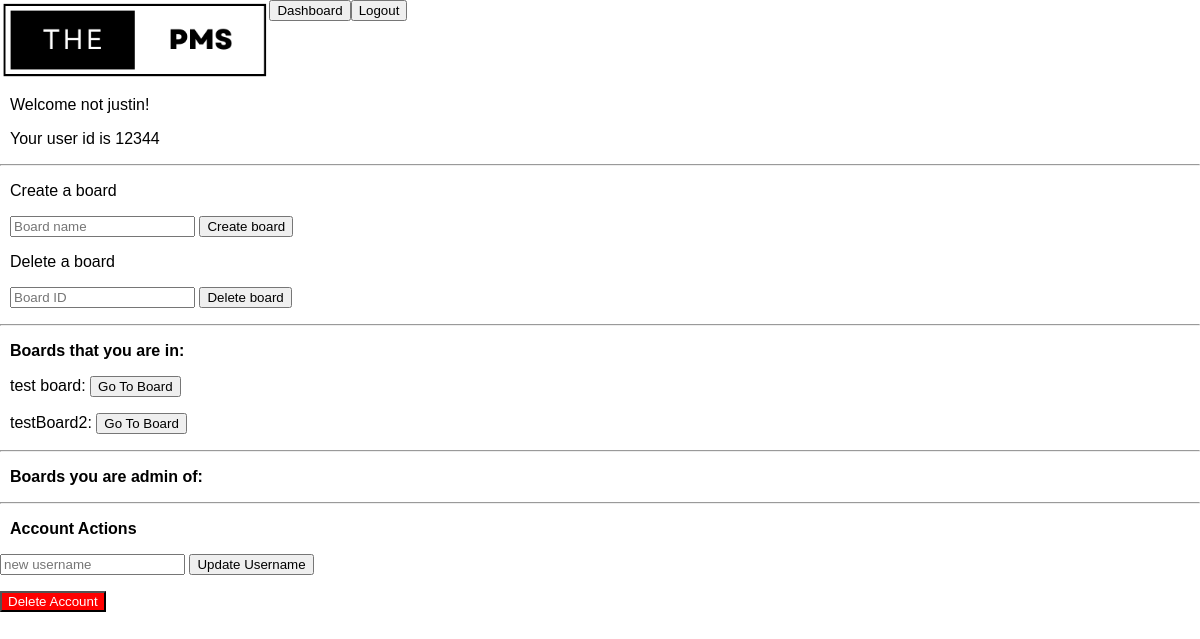
Before: /dashboard.php (signed in) with the older database file.
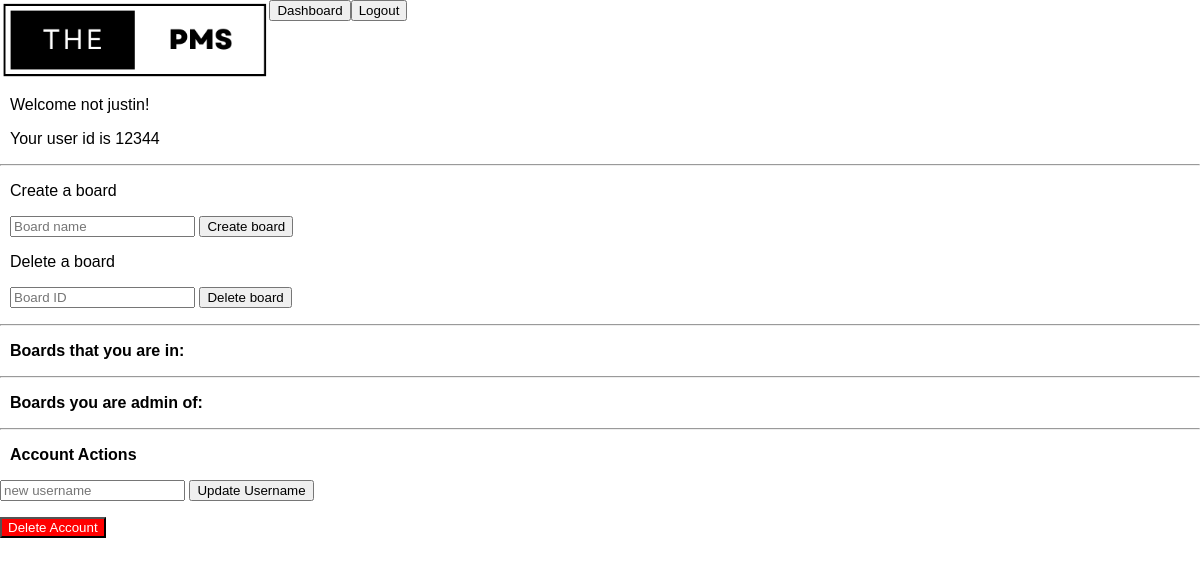
After: the same page with the newer database file.
### tables this page shows
CREATE TABLE `users` (
  `usr_id` int(11) NOT NULL,
  `usr_name` varchar(255) NOT NULL,
  `usr_passwd` varchar(255) NOT NULL
);

CREATE TABLE `board` (
  `board_id` int(11) NOT NULL,
  `board_name` varchar(255) NOT NULL,
  `board_admin_id` int(11) NOT NULL
);

### dashboard.php (the view, shortened to what this page needs)
<html>
<?php include('templates/head.php'); ?>
<body>
    <?php include('templates/header.php'); ?>
    <?php include('templates/db_login.php'); ?>
    <?php
    $sql = "SELECT usr_id FROM users WHERE usr_name = '" . $_SESSION['usr_name'] . "'";
    $result = $conn->query($sql);
    $row = $result->fetch_assoc();
    $usr_id = $row['usr_id'];
    ?>
    <p style="padding-left: 10px">Welcome <?php echo $_SESSION['usr_name']; ?>!</p>
    <p style="padding-left: 10px"> Your user id is <?php echo $usr_id; ?> </p>
    <hr>
    <p style="padding-left: 10px">Create a board</p>
    <form action="create_board.php" method="post" style="padding-left: 10px">
        <input type="text" name="board_name" placeholder="Board name">
        <input type="submit" value="Create board">
    </form>
    <p style="padding-left: 10px">Delete a board</p>
    <form action="delete_board.php" method="post" style="padding-left: 10px">
        <input type="text" name="board_id" placeholder="Board ID">
        <input type="submit" value="Delete board">
    </form>
    <hr>
    <p style="padding-left: 10px"><b>Boards that you are in:</b></p>
    <?php
    $sql = "SELECT b.board_id, b.board_name
    FROM board_assignments ba
    JOIN board b ON ba.board_id = b.board_id
    WHERE ba.usr_id = '" . $usr_id . "'";
    $result = $conn->query($sql);
    while ($row = $result->fetch_assoc()) {
        echo "<form method='post' style='padding-left: 10px' action='board.php?boardID=" . $row["board_id"] . "'>";
        echo $row["board_name"] . ": " . "<input type='submit' name='loadBoardButton' value='Go To Board' >";
        echo "</form>";
    }
    ?>
    <hr>
    <p style="padding-left: 10px"><b>Boards you are admin of:</b></p>
    <hr>
    <p style="padding-left: 10px"><b>Account Actions</b></p>
    <form method="POST">
        <input type="text" name="newUsername" placeholder="new username">
        <button type="submit" name="updateUsername">Update Username</button>
    </form>
    <form method="post" action="delete_account.php">
        <button id="deleteAccountBtn" type="submit" name="deleteAccount">Delete Account</button>
    </form>
</body>
</html>

### templates/head.php (shortened to what this page needs)
<head>
    <link href="css/style.css" rel="stylesheet" type="text/css" />
</head>

### templates/header.php
<header>
    <img id="logoImage" style="max-height: 10vh" src="images/pmslogo.png" alt="logo" />
    <form action="dashboard.php">
    <button type="submit">Dashboard</button>
    </form>
    <form action="index.php">
        <button type="submit">Logout</button>
    </form>
</header>

### css/style.css (style rules this page uses)
html { font-family: Arial, Helvetica, sans-serif; }
body { margin: 0; padding: 0; }
header { display: flex; flex-direction: row; }
#deleteAccountBtn { background-color: red; color: white; }

Changed rows visible on the page:
removed board: board_name "test board"
removed board: board_name "testBoard2"
